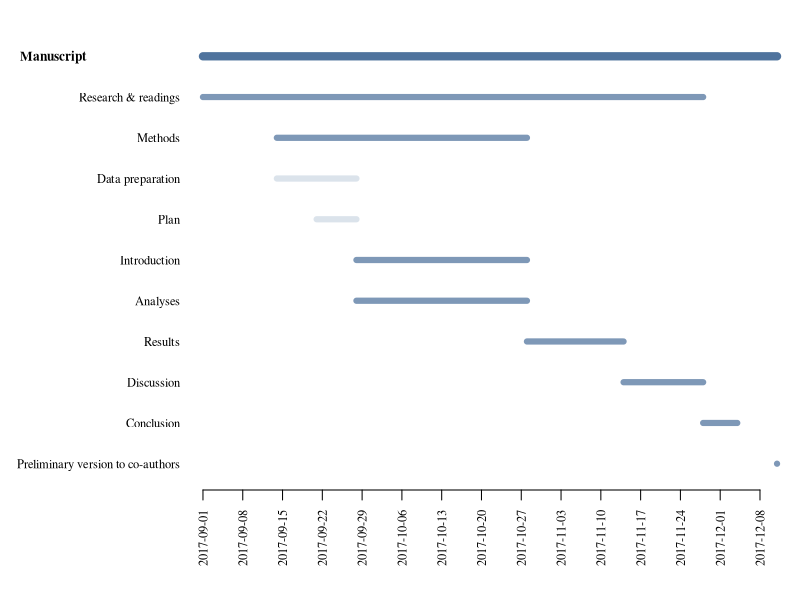
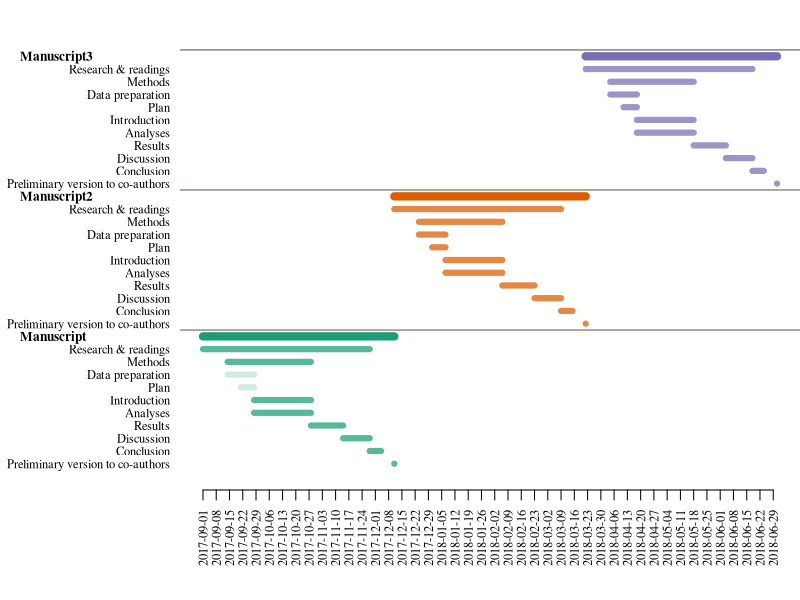
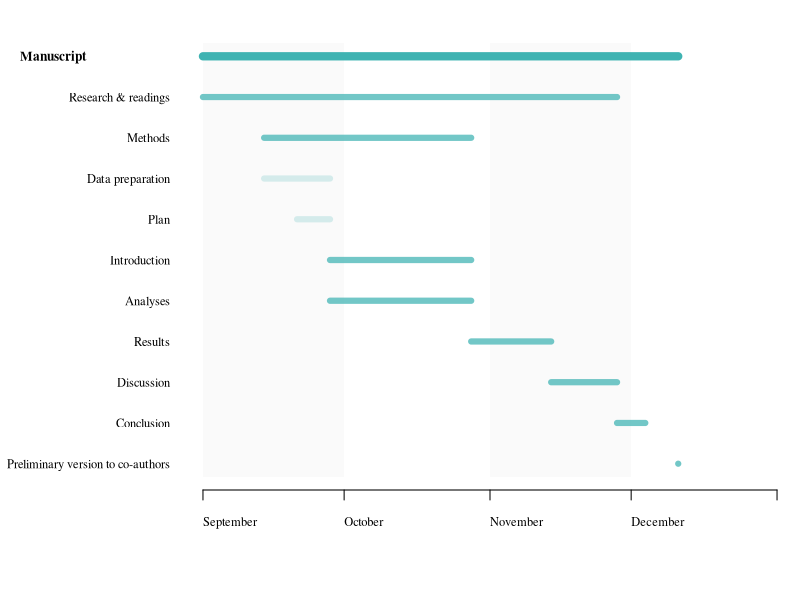
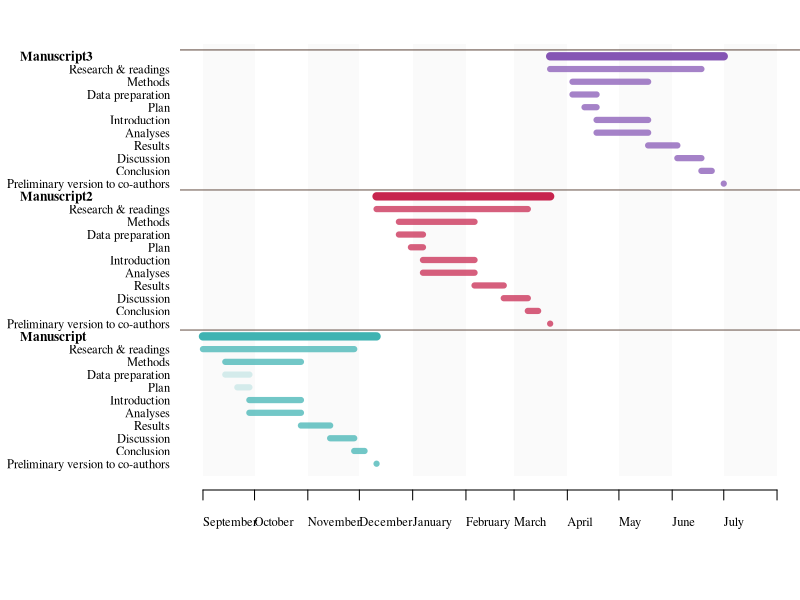
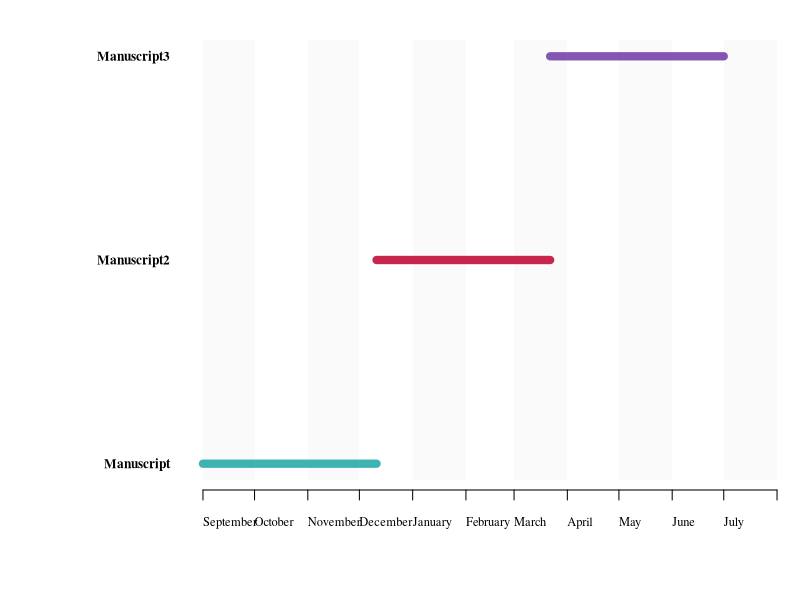

Here is the R script that generated these plots, in order:
## ---- chunk 1
# Packages required
library(knitr)
library(tidyverse)
library(RColorBrewer)
library(kableExtra)
## ---- chunk 2
# Let's organize a fake manuscript project to generate the chart.
Manuscript <- c('Research & readings', 'Data preparation', 'Analyses', 'Plan', 'Introduction',
  'Methods', 'Results', 'Discussion', 'Conclusion', 'Preliminary version to co-authors')
startDate <- c('2017-09-01', '2017-09-14', '2017-09-28', '2017-09-21', '2017-09-28',
  '2017-09-14', '2017-10-28', '2017-11-14', '2017-11-28', '2017-12-11')
dueDate <- c('2017-11-28', '2017-09-28', '2017-10-28', '2017-09-28', '2017-10-28',
  '2017-10-28', '2017-11-14', '2017-11-28', '2017-12-04', '2017-12-11')
status <- c('I', 'C', 'I', 'C', 'I', 'I', 'I', 'I', 'I', 'I')
nTasks <- length(Manuscript)

# Create the data frame.
# In statuses, "I" and "C" would stand for "Incomplete" and "Complete", respectively
df <- data.frame(milestones = rep('Manuscript', nTasks),
                 tasks = Manuscript,
                 startDate = as.Date(startDate),
                 dueDate = as.Date(dueDate),
                 status = status,
                 stringsAsFactors = FALSE)

kable(df, "html") %>%
    kable_styling(full_width = FALSE)
## ---- chunk 3
# Let's first organize our graph in order of tasks startDate
df <- arrange(df, desc(startDate))

# We need a date range for which we wish to create the graph.
# Let's select the duration of the milestone
dateRange <- c(min(df$startDate), max(df$dueDate))

# We also need the number of elements to add to our graph.
# It will be the number of tasks plus the number of milestones
nameMilestones <- unique(df$milestones)
nMilestones <- length(nameMilestones)
nLines <- nTasks + nMilestones

# We also need a date sequence that will be used as one of our axes
# We select the date range divided into 7 days periods
dateSeq <- seq.Date(dateRange[1], dateRange[2], by = 7)

# Finally, we need a color palette for the project
# We take three colors, the first will be for the milestones
# The second will be for incomplete tasks
# The third color will be for completed tasks
cols <- c('#4f739d', '#4f739dBB', '#4f739d33')

# Gantt chart
par(family = "serif", mar = c(6,9,2,0))
plot(x = 1, y = 1, col = 'transparent', xlim = dateRange, ylim = c(1, nLines), bty = "n",
  ann = FALSE, xaxt = "n", yaxt = "n", type = "n", bg = 'grey')

# Add axes, tasks and milestones
mtext(dateSeq, side = 1, at = dateSeq, las = 3, line = 1.5, cex = 0.75)
axis(1, dateSeq, labels = FALSE, line = 0.5)
mtext(df$tasks, side = 2, at = 1:nrow(df), las = 1, line = 0, cex = 0.75)
mtext(nameMilestones, side = 2, at = nrow(df)+1, las = 1, line = 8, font = 2, adj = 0, cex = 0.8)

# Add tasks
for(i in 1:nTasks) {
    lines(c(i,i) ~ c(df$startDate[i], df$dueDate[i]), lwd = 6, col = if(df$status[i] == 'C') cols[3] else cols[2])
}

# Add milestone
lines(c(nLines,nLines) ~ c(min(df$startDate), max(df$dueDate)), lwd = 8, col = cols[1])

# Add today's date
abline(v = as.Date(format(Sys.time(), format = "%Y-%m-%d")), lwd = 2, lty = 2)
## ---- chunk 4
# We will simply duplicate the manuscript and do as though we are working on three consecutive manuscripts
df2 <- df3 <- df
df2$milestones <- 'Manuscript2'
df3$milestones <- 'Manuscript3'
df2[,c('startDate', 'dueDate')] <- df2[,c('startDate', 'dueDate')] + as.numeric(diff(dateRange))
df3[,c('startDate', 'dueDate')] <- df3[,c('startDate', 'dueDate')] + as.numeric(diff(dateRange))*2
df2$status <- df3$status <- rep('I', nTasks)
dfM <- rbind(df, df2, df3)

# ... and go through the process of setting up the elements needed for the chart
# Let's start with the colors this time
# We take three colors, the first will be for the milestones
# The second will be for incomplete tasks
# The third color will be for completed tasks
nameMilestones <- unique(dfM$milestones)
nMilestones <- length(nameMilestones)
cols <- data.frame(milestones = nameMilestones,
                   col = brewer.pal(nMilestones, "Dark2"),
                   stringsAsFactors = FALSE)

# Let's organize our dataset to produce the graph
dfMulti <- dfM %>%
      group_by(milestones) %>% # group by milestones
      summarise(startDate = min(startDate),
                dueDate = max(dueDate)) %>% # Determine the beginning and end date of milestones
      mutate(tasks = milestones, status = 'M') %>% # Give a name and a status
      bind_rows(dfM) %>% # Bind milestones with tasks
      mutate(lwd = ifelse(milestones == tasks, 8, 6)) %>% # Add line width for graph
      left_join(cols, by = 'milestones') %>% # add colors
      mutate(col = ifelse(status == 'I', paste0(col, 'BB'), col)) %>% # change colors according to status
      mutate(col = ifelse(status == 'C', paste0(col, '33'), col)) %>% # change colors according to status
      mutate(cex = ifelse(status == 'M', 0.8, 0.75)) %>%
      mutate(adj = ifelse(status == 'M', 0, 1)) %>%
      mutate(line = ifelse(status == 'M', 8, 0.5)) %>%
      mutate(font = ifelse(status == 'M', 2, 1)) %>%
      arrange(milestones,desc(startDate),dueDate) # sort table

# We need a date range for which we wish to create the graph.
# Let's select the duration of the milestone
dateRange <- c(min(dfMulti$startDate), max(dfMulti$dueDate))

# We also need a date sequence that will be used as one of our axes
# We select the date range divided into 7 days periods
dateSeq <- seq.Date(dateRange[1], dateRange[2], by = 7)


# Gantt chart
nLines <- nrow(dfMulti)
par(family = "serif", mar = c(6, 9, 2, 0))
plot(x = 1, y = 1, col = 'transparent', xlim = dateRange, ylim = c(1, nLines),
  bty = "n",ann = FALSE, xaxt = "n", yaxt = "n", type = "n", bg = 'grey')
mtext(dateSeq, side = 1, at = dateSeq, las = 3, line = 1.5, cex = 0.75)
axis(1, dateSeq, labels = F, line = 0.5)

for(i in 1:nLines) {
    lines(c(i,i) ~ c(dfMulti$startDate[i],dfMulti$dueDate[i]),
          lwd = dfMulti$lwd[i],
          col = dfMulti$col[i])
    mtext(dfMulti$tasks[i],
          side = 2,
          at = i,
          las = 1,
          adj = dfMulti$adj[i],
          line = dfMulti$line[i],
          cex = dfMulti$cex[i],
          font = dfMulti$font[i])
}

abline(h = which(dfMulti$status == 'M') + 0.5, col = '#634d42')
abline(v = as.Date(format(Sys.time(), format = "%Y-%m-%d")), lwd = 2, lty = 2)
## ---- chunk 5
ganttR <- function(df, type = 'all') {
    nameMilestones <- unique(df$milestones)
    nMilestones <- length(nameMilestones)
    rbPal <- colorRampPalette(c("#3fb3b2", "#ffdd55", "#c7254e", "#1b95e0", "#8555b4")) # Color palette
    cols <- data.frame(milestones = nameMilestones,
                       col = rbPal(nMilestones),
                       stringsAsFactors = FALSE)
    cols <- cols[1:nMilestones, ]

    # Let's organize our dataset to produce the graph
    df <- df %>%
          group_by(milestones) %>% # group by milestones
          summarise(startDate = min(startDate),
                    dueDate = max(dueDate)) %>% # Determine the beginning and end date of milestones
          mutate(tasks = milestones, status = 'M') %>% # Give a name and a status
          bind_rows(df) %>% # Bind milestones with tasks
          mutate(lwd = ifelse(milestones == tasks, 8, 6)) %>% # Add line width for graph
          left_join(cols, by = 'milestones') %>% # add colors
          mutate(col = ifelse(status == 'I', paste0(col, 'BB'), col)) %>% # change colors according to status
          mutate(col = ifelse(status == 'C', paste0(col, '33'), col)) %>% # change colors according to status
          mutate(cex = ifelse(status == 'M', 0.8, 0.75)) %>%
          mutate(adj = ifelse(status == 'M', 0, 1)) %>%
          mutate(line = ifelse(status == 'M', 8, 0.5)) %>%
          mutate(font = ifelse(status == 'M', 2, 1)) %>%
          arrange(milestones,desc(startDate),dueDate) # sort table

    # We need a date range for which we wish to crete the graph.
    # Let's select the duration of the milestone
    dateRange <- c(min(df$startDate), max(df$dueDate))

    # We also need a date sequence that will be used as one of our axes
    # We select the date range divided into 7 days periods
    # dateSeq <- seq.Date(dateRange[1], dateRange[2], by = 7)
    forced_start <- as.Date(paste0(format(dateRange[1], "%Y-%m"), "-01"))
    yEnd <- format(dateRange[2], "%Y")
    mEnd <- as.numeric(format(dateRange[2], "%m")) + 1
    if (mEnd == 13) {
        yEnd <- as.numeric(yEnd) + 1
        mEnd <- 1
    }
    forced_end <- as.Date(paste0(yEnd, "-", mEnd,"-01"))
    dateSeq <- seq.Date(forced_start, forced_end, by = "month")
    lab <- format(dateSeq, "%B")

    # Gantt chart for 'all' type
    if(type == 'all') {
        nLines <- nrow(df)
        par(family = "serif", mar = c(6,9,2,0))
        plot(x = 1, y = 1, col = 'transparent', xlim = c(min(dateSeq), max(dateSeq)), ylim = c(1,nLines), bty = "n",ann = FALSE, xaxt = "n",yaxt = "n",type = "n",bg = 'grey')
        mtext(lab[-length(lab)], side = 1, at = dateSeq[-length(lab)], las = 0, line = 1.5, cex = 0.75, adj = 0)
        axis(1, dateSeq, labels = FALSE, line = 0.5)
        extra <- nLines * 0.03
        for(i in seq(1,length(dateSeq - 1), by = 2)) {
            polygon(x = c(dateSeq[i], dateSeq[i + 1], dateSeq[i + 1], dateSeq[i]),
                    y = c(1 - extra, 1 - extra, nLines + extra, nLines + extra),
                    border = 'transparent',
                    col = '#f1f1f155')
        }

        for(i in 1:nLines) {
            lines(c(i,i) ~ c(df$startDate[i], df$dueDate[i]),
                  lwd = df$lwd[i],
                  col = df$col[i])
            mtext(df$tasks[i],
                  side = 2,
                  at = i,
                  las = 1,
                  adj = df$adj[i],
                  line = df$line[i],
                  cex = df$cex[i],
                  font = df$font[i])
        }

        abline(h = which(df$status == 'M') + 0.5, col = '#634d42')
        abline(v = as.Date(format(Sys.time(), format = "%Y-%m-%d")), lwd = 2, lty = 2)
    }

    # Gantt chart for 'milestones' only
    if(type == 'milestones') {
        nLines <- nMilestones
        ms <- which(df$status == 'M')
        par(family = "serif", mar = c(6,9,2,0))
        plot(x = 1, y = 1, col = 'transparent', xlim = c(min(dateSeq), max(dateSeq)), ylim = c(1,nLines), bty = "n",ann = FALSE, xaxt = "n", yaxt = "n",type = "n",bg = 'grey')
        mtext(lab[-length(lab)], side = 1, at = dateSeq[-length(lab)], las = 0, line = 1.5, cex = 0.75, adj = 0)
        axis(1, dateSeq, labels = FALSE, line = 0.5)
        extra <- nLines * 0.03
        for(i in seq(1,length(dateSeq-1), by = 2)) {
            polygon(x = c(dateSeq[i], dateSeq[i + 1], dateSeq[i + 1], dateSeq[i]),
                    y = c(1 - extra, 1 - extra, nLines + extra, nLines + extra),
                    border = 'transparent',
                    col = '#f1f1f155')
        }

        for(i in 1:nLines) {
            lines(c(i,i) ~ c(df$startDate[ms[i]], df$dueDate[ms[i]]),
                  lwd = df$lwd[ms[i]],
                  col = df$col[ms[i]])
            mtext(df$tasks[ms[i]],
                  side = 2,
                  at = i,
                  las = 1,
                  adj = 1,
                  line = 0.5,
                  cex = df$cex[ms[i]],
                  font = df$font[ms[i]])
        }
        abline(v = as.Date(format(Sys.time(), format = "%Y-%m-%d")), lwd = 2, lty = 2)
    }
}

# Single milestone
ganttR(df)

# Multiple milestones
ganttR(dfM)

# Milestones only
ganttR(dfM, 'milestones')
## ---- chunk 6
